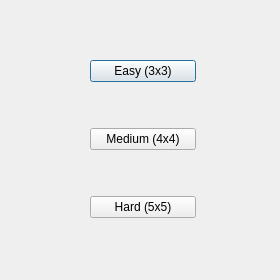
<?xml version="1.0" encoding="UTF-8"?>
<ui version="4.0">
 <class>DifficultyMenu</class>
 <widget class="QDialog" name="DifficultyMenu">
  <property name="geometry">
   <rect>
    <x>0</x>
    <y>0</y>
    <width>280</width>
    <height>280</height>
   </rect>
  </property>
  <property name="minimumSize">
   <size>
    <width>280</width>
    <height>280</height>
   </size>
  </property>
  <property name="maximumSize">
   <size>
    <width>280</width>
    <height>280</height>
   </size>
  </property>
  <property name="cursor">
   <cursorShape>ArrowCursor</cursorShape>
  </property>
  <property name="windowTitle">
   <string>Select Difficulty</string>
  </property>
  <widget class="QWidget" name="layoutWidget">
   <property name="geometry">
    <rect>
     <x>90</x>
     <y>20</y>
     <width>106</width>
     <height>241</height>
    </rect>
   </property>
   <layout class="QVBoxLayout" name="verticalLayout">
    <item>
     <widget class="QPushButton" name="easy_button">
      <property name="text">
       <string>Easy (3x3)</string>
      </property>
     </widget>
    </item>
    <item>
     <widget class="QPushButton" name="medium_button">
      <property name="text">
       <string>Medium (4x4)</string>
      </property>
     </widget>
    </item>
    <item>
     <widget class="QPushButton" name="hard_button">
      <property name="text">
       <string>Hard (5x5)</string>
      </property>
     </widget>
    </item>
   </layout>
  </widget>
 </widget>
 <resources/>
 <connections/>
</ui>
